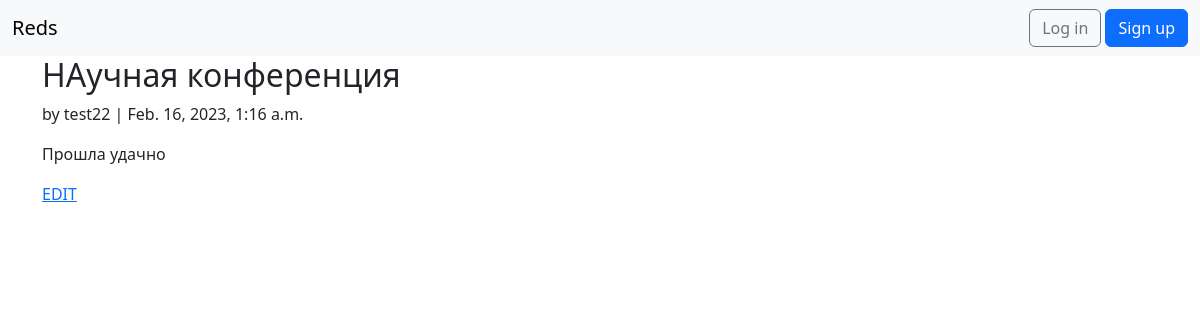
Page /articles/2/ on the committed database.
### articles/models.py (models this page shows, shortened)
class Articles(models.Model):
    title = models.CharField(max_length=255)
    body = models.TextField()
    date = models.DateTimeField(auto_now_add=True)
    author = models.ForeignKey(settings.AUTH_USER_MODEL, on_delete=models.CASCADE)

### users/models.py (models this page shows)
class CustomUser(AbstractUser):
    phone = models.CharField(max_length=20, help_text='Телефон', verbose_name='Телефон пользователя')

### articles/views.py (the view)
# urls.py: path('<int:pk>/', views.ArticleDetailView.as_view(), name='article_detail'),
class ArticleDetailView(DetailView):
    model = models.Articles
    template_name = 'article_detail.html'

### templates/article_detail.html
{% extends "base.html" %}
{% block content %}
<div class="article-entry">
    <h2>{{object.title}} </h2>
    <p>by {{object.author}} | {{object.date}}</p>
    <p> {{object.body}}</p>
</div>
<p> <a href="{% url 'article_edit' article.pk %}">EDIT</a> </p>
{% endblock content %}

### rows in the picture
Articles: title "НАучная конференция", author "test22", date "Feb. 16, 2023, 1:16 a.m.", body "Прошла удачно"
